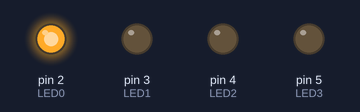
Simulated run of this sketch. Board: Arduino Uno, built with avr-gcc and run on an emulated ATmega328P. Parts: output pins drawn as LEDs (lit = HIGH).

Above: at 0.2 s.
At 1.2 s:
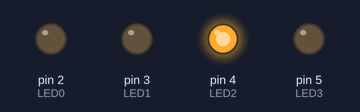
At 1.7 s:
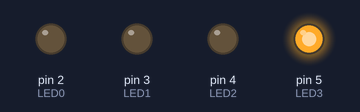
At 3.2 s:
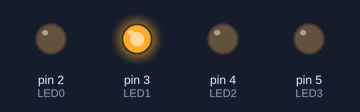
At 4.7 s:
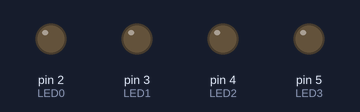
Timing chart, 0 to 5.8 s (numbered marks = the images above):
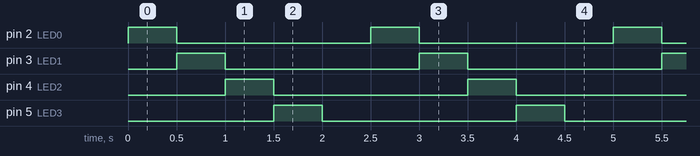

The sketch:

T2_ControllingDigitalOutputs.ino
```cpp
/*
Tutorial 2 - Digital Output
*/

int LED0 = 2; // Use digital pin 2 to drive the white LED
int LED1 = 3; // Use digital pin 3 to drive the yellow LED
int LED2 = 4; // Use digital pin 4 to drive the green LED
int LED3 = 5; // Use digital pin 5 to drive the red LED

void setup() {
  // initialize digital pin 2 to 5 as output:
  pinMode(LED0, OUTPUT);
  pinMode(LED1, OUTPUT);
  pinMode(LED2, OUTPUT);
  pinMode(LED3, OUTPUT);
}

void loop() {
  // Toggle each LED at a time with a 500ms delay
  digitalWrite(LED0, HIGH);
  delay(500);
  digitalWrite(LED0, LOW);
  digitalWrite(LED1, HIGH);
  delay(500);
  digitalWrite(LED1, LOW);
  digitalWrite(LED2, HIGH);
  delay(500);
  digitalWrite(LED2, LOW);
  digitalWrite(LED3, HIGH);
  delay(500);
  digitalWrite(LED3, LOW);
  delay(500);
}
```

Measured:
- by itself, pin 2 (LED0), pin 3 (LED1), pin 4 (LED2), pin 5 (LED3): alternates HIGH for 0.50 s and LOW for 2.0 s
- by itself, everything shown: repeats every 2.5 s, in 5 steps
